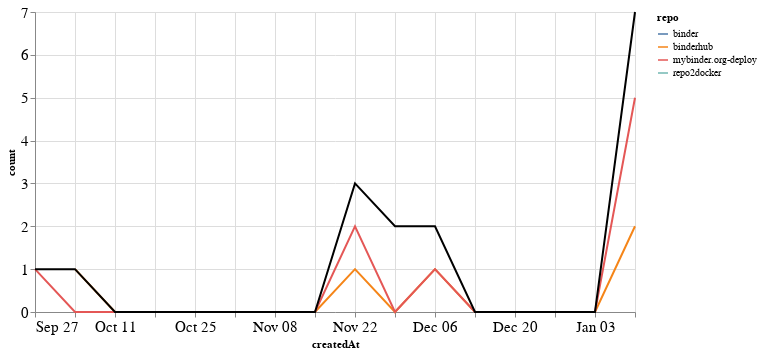

The code cell stored with this chart in its notebook:
### Markdown cell above
### PRs

### Code cell
prs_time = prs.groupby('repo').resample('W', on='createdAt').count()['author'].reset_index()
prs_time = prs_time.rename(columns={'author': 'count'})
prs_time_total = prs_time.groupby('createdAt').agg({"count": "sum"}).reset_index()

ch1 = alt.Chart(prs_time, width=600).mark_line().encode(
    x='createdAt',
    y='count',
    color='repo',
    tooltip="repo"
)

ch2 = alt.Chart(prs_time_total, width=600).mark_line(color="black").encode(
    x='createdAt',
    y='count',
)

ch1 + ch2

### Figure 1 — Vega-Lite specification as saved in the notebook (floating-point values rounded to 4 significant figures)
{"config": {"axisLeft": {"labelFontSize": 15}, "axisBottom": {"labelFontSize": 15}}, "layer": [{"data": {"name": "data-ab2108bb089f77dd396182ffd23441cf"}, "mark": "line", "encoding": {"color": {"type": "nominal", "field": "repo"}, "tooltip": {"type": "nominal", "field": "repo"}, "x": {"type": "temporal", "field": "createdAt"}, "y": {"type": "quantitative", "field": "count"}}, "width": 600}, {"data": {"name": "data-cdd5070b50bc4bab604e1a19169ceb45"}, "mark": {"type": "line", "color": "black"}, "encoding": {"x": {"type": "temporal", "field": "createdAt"}, "y": {"type": "quantitative", "field": "count"}}, "width": 600}], "$schema": "https://vega.github.io/schema/vega-lite/v4.8.1.json", "datasets": {"data-ab2108bb089f77dd396182ffd23441cf": [{"repo": "binder", "createdAt": "2020-11-29T00:00:00", "count": 1}, {"repo": "binderhub", "createdAt": "2020-10-04T00:00:00", "count": 1}, {"repo": "binderhub", "createdAt": "2020-10-11T00:00:00", "count": 0}, {"repo": "binderhub", "createdAt": "2020-10-18T00:00:00", "count": 0}, {"repo": "binderhub", "createdAt": "2020-10-25T00:00:00", "count": 0}, {"repo": "binderhub", "createdAt": "2020-11-01T00:00:00", "count": 0}, {"repo": "binderhub", "createdAt": "2020-11-08T00:00:00", "count": 0}, {"repo": "binderhub", "createdAt": "2020-11-15T00:00:00", "count": 0}, {"repo": "binderhub", "createdAt": "2020-11-22T00:00:00", "count": 1}, {"repo": "binderhub", "createdAt": "2020-11-29T00:00:00", "count": 0}, {"repo": "binderhub", "createdAt": "2020-12-06T00:00:00", "count": 1}, {"repo": "binderhub", "createdAt": "2020-12-13T00:00:00", "count": 0}, {"repo": "binderhub", "createdAt": "2020-12-20T00:00:00", "count": 0}, {"repo": "binderhub", "createdAt": "2020-12-27T00:00:00", "count": 0}, {"repo": "binderhub", "createdAt": "2021-01-03T00:00:00", "count": 0}, {"repo": "binderhub", "createdAt": "2021-01-10T00:00:00", "count": 2}, {"repo": "mybinder.org-deploy", "createdAt": "2020-09-27T00:00:00", "count": 1}, {"repo": "mybinder.org-deploy", "createdAt": "2020-10-04T00:00:00", "count": 0}, {"repo": "mybinder.org-deploy", "createdAt": "2020-10-11T00:00:00", "count": 0}, {"repo": "mybinder.org-deploy", "createdAt": "2020-10-18T00:00:00", "count": 0}, {"repo": "mybinder.org-deploy", "createdAt": "2020-10-25T00:00:00", "count": 0}, {"repo": "mybinder.org-deploy", "createdAt": "2020-11-01T00:00:00", "count": 0}, {"repo": "mybinder.org-deploy", "createdAt": "2020-11-08T00:00:00", "count": 0}, {"repo": "mybinder.org-deploy", "createdAt": "2020-11-15T00:00:00", "count": 0}, {"repo": "mybinder.org-deploy", "createdAt": "2020-11-22T00:00:00", "count": 2}, {"repo": "mybinder.org-deploy", "createdAt": "2020-11-29T00:00:00", "count": 0}, {"repo": "mybinder.org-deploy", "createdAt": "2020-12-06T00:00:00", "count": 1}, {"repo": "mybinder.org-deploy", "createdAt": "2020-12-13T00:00:00", "count": 0}, {"repo": "mybinder.org-deploy", "createdAt": "2020-12-20T00:00:00", "count": 0}, {"repo": "mybinder.org-deploy", "createdAt": "2020-12-27T00:00:00", "count": 0}, {"repo": "mybinder.org-deploy", "createdAt": "2021-01-03T00:00:00", "count": 0}, {"repo": "mybinder.org-deploy", "createdAt": "2021-01-10T00:00:00", "count": 5}, {"repo": "repo2docker", "createdAt": "2020-11-29T00:00:00", "count": 1}], "data-cdd5070b50bc4bab604e1a19169ceb45": [{"createdAt": "2020-09-27T00:00:00", "count": 1}, {"createdAt": "2020-10-04T00:00:00", "count": 1}, {"createdAt": "2020-10-11T00:00:00", "count": 0}, {"createdAt": "2020-10-18T00:00:00", "count": 0}, {"createdAt": "2020-10-25T00:00:00", "count": 0}, {"createdAt": "2020-11-01T00:00:00", "count": 0}, {"createdAt": "2020-11-08T00:00:00", "count": 0}, {"createdAt": "2020-11-15T00:00:00", "count": 0}, {"createdAt": "2020-11-22T00:00:00", "count": 3}, {"createdAt": "2020-11-29T00:00:00", "count": 2}, {"createdAt": "2020-12-06T00:00:00", "count": 2}, {"createdAt": "2020-12-13T00:00:00", "count": 0}, {"createdAt": "2020-12-20T00:00:00", "count": 0}, {"createdAt": "2020-12-27T00:00:00", "count": 0}, {"createdAt": "2021-01-03T00:00:00", "count": 0}, {"createdAt": "2021-01-10T00:00:00", "count": 7}]}}
